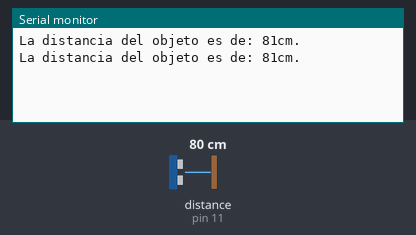
The sketch below on a simulated Arduino Uno, built with avr-gcc and run on an emulated ATmega328P. Parts: the last lines printed to the serial monitor. Inputs (shaded band) come from the test bench; at power-on: distance to the obstacle (sensor on pin 11) 80 cm. The echo pulse lasts 58.3 µs per cm.

Above: at 1.8 s.
1.9 s: distance to the obstacle (sensor on pin 11) set to 2 cm
At 2.8 s:
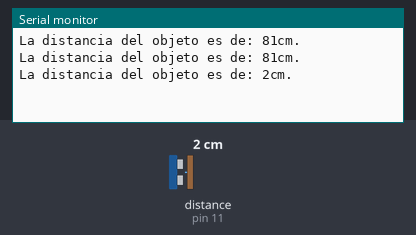
3.4 s: distance to the obstacle (sensor on pin 11) set to 4 cm
At 4.8 s:
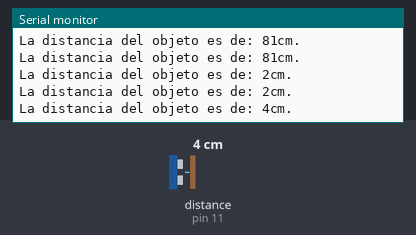
Timing chart, 0 to 6.4 s (numbered marks = the images above; inputs shaded):
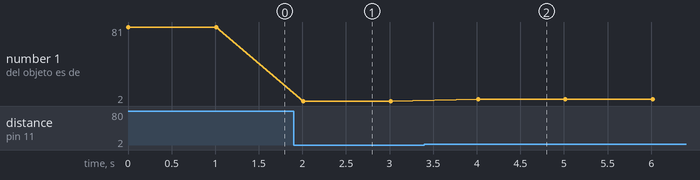

Measured:
- after the input at 1.9 s, the serial monitor: prints a new line after 0.11 s (image 1)
- after the input at 3.4 s, the serial monitor: prints a new line after 0.61 s (image 2)
- plotted number 1: 81 → 2 after the input at 1.9 s, 2 → 4 after the input at 3.4 s

The sketch:

sketch_apr24a.ino
```cpp
#include <NewPing.h>

#define TRIGGER_PIN 10
#define ECHO_PIN 11
#define MAX_DISTANCE 200

int distance;
int dt = 1000;

void calculardistancia() {
  NewPing sonar(TRIGGER_PIN, ECHO_PIN, MAX_DISTANCE);
  distance = sonar.ping_cm();
  Serial.print("La distancia del objeto es de: ");
  Serial.print(distance);
  Serial.println("cm.");
  delay(dt);
}

void setup() {
  Serial.begin(9600);
}

void loop() {
  calculardistancia();
}
```
